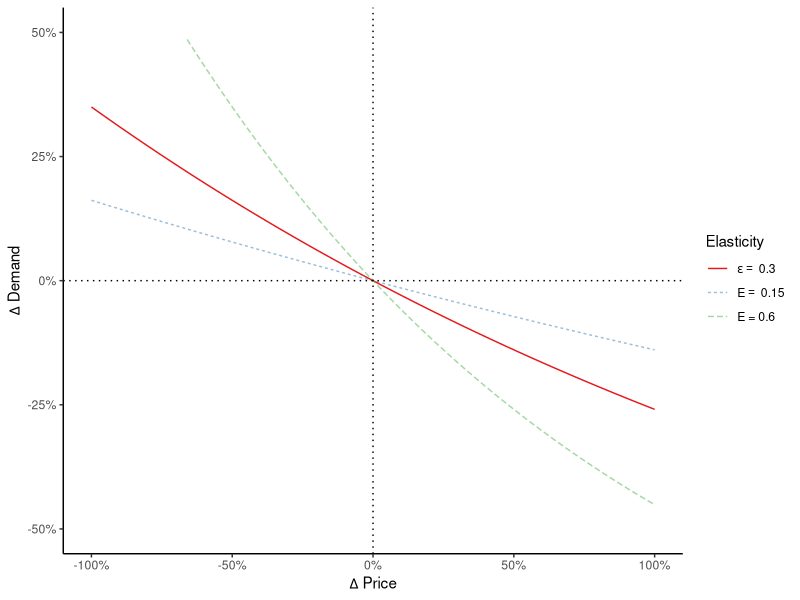

The R source for this figure:

library(data.table)
library(ggplot2)
library(scales)
# library(extrafont)

#### Functions ####

#Pricing function
fun.price <- function(k, pmin, pmax, a, b)  pmin + (pmax-pmin)/(1 + exp(a-b*k))

#Elasticity function
fun.elasticdemand <- function(k,p1,p2,E) k+k*(exp(-E*(p2-p1)/(p2+p1))-1)
#fun.elasticdemand <- function(k,p1,p2,E) k*((p2-p1)/p1)^-E

#Demand distribution (Manually constructed for this example)
fun.demanddist <- function(scale, t,sd) scale*(dnorm(t,mean=9,sd) + dnorm(t,mean=17,sd) + dnorm(t,mean=12,sd=4) + dnorm(t,mean=14,sd=4))


#### Parameters ####
E = 0.3
trips = 100000
inc = 5/60
t = seq(0,24,by=inc)
a = 7
b = 0.3
pfix = 8
pmin = 0*pfix/2
pmax = pfix*3
nlanes = 6 #lanes

#### Run for the constant parameters ####
dat = data.table(t=t, k1 = fun.demanddist(85,t,1.5), price1 = pfix)
#dat[ , k2 := fun.demanddist(t,2)]
dat[ , "q1" := trips*k1/sum(k1)/inc/nlanes ]
dat[ , "n1" := trips*k1/sum(k1) ]
dat[ , price2 := fun.price(k1, pmin, pmax, a, b)]

dat[ , k2 := fun.elasticdemand(k1,price1,price2,E)]
dat[ , k2 := sum(k1)*k2/sum(k2)]
dat[ , "q2" := trips*k2/sum(k2)/inc/nlanes ]
dat[ , "n2" := trips*k2/sum(k2) ]

#Revenue
dat[ , rev1 := n1*price1]
dat[ , rev2 := n2*price2]
#Revenue per house
dat[ , rev1hr := rev1/inc]
dat[ , rev2hr := rev2/inc]
#Cumulative sum
dat[ , sumrev1 := cumsum(n1*price1)]
dat[ , sumrev2 := cumsum(n2*price2)]

#Time
dat[ , time := as.POSIXct('2000-01-01 00:00:00 EST', tz='EST') + (3600*t)]

#Check sum, make sure the same number of total trips happen
dat[ , lapply(.SD, sum),.SDcols = c("k1","k2")]
dat[ , lapply(.SD, sum),.SDcols = c("q1","q2")]
dat[ , lapply(.SD, sum),.SDcols = c("n1","n2")]


#### Run with varying pmax and elasticity ####
#Set up combination matrix
datvar = as.data.table(expand.grid(tval = t,
                                   E = seq(0,2, by=0.025),
                                   surge = seq(0, 4, by = 0.05)))
#Assign fixed price & scaled price
datvar[ , price1 := pfix]
datvar[ , pmax := pfix*surge]
#Calculate demand dist for each combo
datvar[ , k1 := fun.demanddist(85, tval, 1.5), by = .(E,surge)]
#Calculate flow and number of trips for fixed price
datvar[ , "q1" := trips*k1/sum(k1)/inc/nlanes, by = .(E,surge)]
datvar[ , "n1" := trips*k1/sum(k1), by = .(E,surge)]
#Calculate new price the previous demand
datvar[ , price2 := fun.price(k1, pmin, pmax, a, b)]
#Calculate new density, flow, and number of trips from price
datvar[ , k2 := fun.elasticdemand(k1,price1,price2,E), by = .(E,surge)]
datvar[ , k2 := sum(k1)*k2/sum(k2), by = .(E,surge)]
datvar[ , "q2" := trips*k2/sum(k2)/inc/nlanes, by = .(E,surge)]
datvar[ , "n2" := trips*k2/sum(k2), by = .(E,surge)]
#Revenue
datvar[ , rev1 := cumsum(n1*price1)]
datvar[ , rev2 := cumsum(n2*price2)]

#Revenue
datvar[ , rev1 := n1*price1]
datvar[ , rev2 := n2*price2]
#Cumulative sum
datvar[ , sumrev1 := cumsum(rev1)]
datvar[ , sumrev2 := cumsum(rev2)]

#Time
datvar[ , time := as.POSIXct('2000-01-01 00:00:00 EST', tz='EST') + (3600*tval)]

#Check sum, make sure the same number of total trips happen
datvar[ , lapply(.SD, sum),.SDcols = c("k1","k2"), by = .(E,surge)][, all.equal(k1,k2)]
datvar[ , lapply(.SD, sum),.SDcols = c("q1","q2"), by = .(E,surge)][, all.equal(q1,q2)]
datvar[ , lapply(.SD, sum),.SDcols = c("n1","n2"), by = .(E,surge)][, all.equal(n1,n2)]

#Aggregate total revenue
revmat <- datvar[ , list("revratio" = sum(rev2)/sum(rev1)), by = .(E,surge)]



#### Ploting ####


#### Kernal Density 
#rand = data.table(rand = c(rlnorm(50, sd=0.5), rnorm(50, mean=3, sd=0.5)))
#rand = data.table(rand = rlnorm(5))
rand = data.table(rand = c(-2.1,-1.3,-0.4,1.9,5.1,6.2))
d = density(rand$rand, kernel = 'gaussian', bw=sqrt(2.25))

plot.kernel <- ggplot(rand, aes(rand)) +
  geom_rug() +
  geom_histogram(aes(y=4*..density..), binwidth=d$bw, alpha=0.2) +
  geom_density(aes(y=..count..), bw=d$bw) +
  scale_y_continuous("Density", limits = c(0, 1)) +
  scale_x_continuous("Random value", limits = c(-7.5,12)) +
  theme_classic() 
#theme(text=element_text(family="Times New Roman"))
for(x in rand$rand) plot.kernel <- plot.kernel + stat_function(fun = dnorm, args = list(mean = x, sd = d$bw), linetype=2)
# plot.kernel


#### Elasticity Plot
elabs <- c(paste0("E = ",E), paste0("E = ",E/2), paste0("E = ",2*E))

elabs <- c(bquote(epsilon ==~.(E)), bquote(E ==~.(E/2)), paste0("E = ",2*E))

plot.elasticity <- ggplot(data.frame(x = c(0, 1)), aes(x)) + 
  stat_function(fun = function(x) exp(-0.5*E*x)-1, aes(linetype = "E/2", color = "E/2"), alpha = 0.5) +
  stat_function(fun = function(x) exp(-E*x)-1, aes(linetype = "E", color = "E")) +
  stat_function(fun = function(x) exp(-2.0*E*x)-1, aes(linetype = "2E", color = "2E"), alpha = 0.5) +
  geom_vline(xintercept = 0, linetype="dotted") +
  geom_hline(yintercept = 0, linetype="dotted") +
  #annotate("text", x=-0.4, y=-.25, label = paste("Constant elasticity =",E)) + #, family = "Times New Roman") +
  scale_x_continuous(expression(Delta~"Price"), labels = scales::percent, limits = c(-1,1)) +
  scale_y_continuous(expression(Delta~"Demand"), labels = scales::percent, limits = c(-0.5,0.5)) +
  scale_color_brewer("Elasticity", palette = "Set1", limits = c("E","E/2","2E"), labels = elabs) +
  scale_linetype("Elasticity", limits = c("E","E/2","2E"), labels = elabs) +
  theme_classic()
# theme(text=element_text(family="Times New Roman"))
plot.elasticity

#### Pricing funcition 
plot.price <- ggplot(data.frame(x = c(0, 40)), aes(x)) + 
  stat_function(fun = fun.price, args = list(pmin, pmax, a, b)) +
  scale_y_continuous("Price ($/veh)", labels = scales::dollar, limits = c(0,pmax)) +
  scale_x_continuous("Traffic density (veh/km/lane)") +
  theme_classic()
# theme(text=element_text(family="Times New Roman"))
# plot.price


#### Demand Density Distributions (Same as flow, but with density)
plot.demanddensity <- ggplot(dat) + 
  geom_line(aes(x=time,y=k1, linetype="Fixed")) + 
  geom_line(aes(x=time,y=k2, linetype="Dynamic")) + 
  scale_y_continuous("Traffic density (veh/km/ln)") +
  scale_linetype("Tolling scheme") +
  scale_x_datetime("Time of day", labels = date_format("%l%p", tz='EST'), date_breaks = "3 hour",
                   limits = c(as.POSIXct('2000-01-01 00:00:00 EST', tz='EST'),as.POSIXct('2000-01-01 23:00:00 EST', tz='EST'))) +
  theme_classic() +
  theme(legend.position = c(0.2,0.7), 
        legend.background = element_blank())
        #text=element_text(family="Times New Roman"))
# plot.demanddensity

#### Demand flow distributions (Same as density, but with flow)
plot.demandflow <- ggplot(dat) + 
  geom_line(aes(x=time,y=q1, linetype="Fixed")) + 
  geom_line(aes(x=time,y=q2, linetype="Dynamic")) + 
  scale_y_continuous("Traffic flow (veh/hr/lane)") +
  scale_linetype("Tolling scheme") +
  scale_x_datetime("Time of day", labels = date_format("%l%p", tz='EST'), date_breaks = "3 hour",
                   limits = c(as.POSIXct('2000-01-01 00:00:00 EST', tz='EST'),as.POSIXct('2000-01-01 23:00:00 EST', tz='EST'))) +
  theme_classic() +
  theme(legend.position = c(0.15,0.6))
        #text=element_text(family="Times New Roman"))
# plot.demandflow


#### Toll price distribution
plot.toll <- ggplot(dat) +  
  geom_line(aes(x=time,y=price1, linetype="Fixed")) + 
  geom_line(aes(x=time,y=price2, linetype="Dynamic")) + 
  scale_y_continuous("Price ($/veh)", labels = scales::dollar, limits = c(0,pmax)) +
  scale_linetype("Tolling scheme") +
  scale_x_datetime("Time of day", labels = date_format("%l%p", tz='EST'), date_breaks = "3 hour",
                   limits = c(as.POSIXct('2000-01-01 00:00:00 EST', tz='EST'),as.POSIXct('2000-01-01 23:00:00 EST', tz='EST'))) +
  theme_classic() +
  theme(legend.position = c(0.2,0.7),
        legend.background = element_blank())
        #text=element_text(family="Times New Roman"))
# plot.toll

#### Revenue distribution
plot.revenue <- ggplot(dat) + 
  geom_line(aes(x=time,y=rev1, linetype=paste0("Fixed toll,\nTotal revenue: ", scales::dollar(sum(dat$rev1))))) +
  geom_line(aes(x=time,y=rev2, linetype=paste0("Dynamic toll,\nTotal revenue: ", scales::dollar(sum(dat$rev2))))) +
  scale_y_continuous(expression("Revenue per hour ($/hr)"), labels = scales::dollar) +
  scale_x_datetime("Time of day", labels = date_format("%l%p", tz='EST'), date_breaks = "3 hour",
                   limits = c(as.POSIXct('2000-01-01 00:00:00 EST', tz='EST'),
                              as.POSIXct('2000-01-01 24:00:00 EST', tz='EST'))) +
  scale_linetype(NULL) +
  # annotate("text", x=as.POSIXct('2000-01-01 24:00:00 EST', tz='EST'), y=0.5*max(dat$rev2),
  #          label = paste0(paste0("Fixed toll: ", scales::dollar(sum(dat$rev1))),"\n",
  #                         paste0("Dynamic toll: ", scales::dollar(sum(dat$rev2)))), hjust = 0, size = 4) +
  theme_classic() +
  theme(legend.position = "bottom",
        legend.background = element_blank())
        #text=element_text(family="Times New Roman"))
# plot.revenue


#### Cumulative revenue
plot.revsum <- ggplot(dat) + 
  geom_line(aes(x=time,y=sumrev1, linetype="Fixed")) +
  geom_line(aes(x=time,y=sumrev2, linetype="Dynamic")) +
  scale_y_continuous("Total revenue ($)", labels = scales::dollar) +
  scale_linetype(NULL) +
  scale_x_datetime("Time of day", labels = date_format("%l%p", tz='EST'), date_breaks = "3 hour",
                   limits = c(as.POSIXct('2000-01-01 00:00:00 EST', tz='EST'),as.POSIXct('2000-01-01 23:00:00 EST', tz='EST'))) +
  theme_classic() +
  theme(legend.position = c(0.2,0.7),
        legend.background = element_blank())
#text=element_text(family="Times New Roman"))
# plot.revsum


#### Total revenue by Elasticity vs Pmax
# cuts = with(revmat, 
#             c(seq(10*floor(10*min(revratio)), 100, length.out = 6)[-6],
#               seq(100, 10*ceiling(10*max(revratio)), length.out = 6)))

cuts = seq(0, 200, by = 20)
cutlabs = c(paste0(paste(round(cuts)[-length(cuts)], round(cuts[-1]), sep = "-"),"%"),paste0(">",round(cuts)[length(cuts)],"%"))

plot.revmat <- ggplot(revmat, aes(x = E, y = surge)) +
  #geom_contour_filled(breaks = cuts, aes(z = 100*revratio)) +
  geom_raster(aes(fill = cut(100*revratio, c(cuts,Inf), include.lowest = T))) +
  geom_contour(breaks = cuts, aes(z = 100*revratio), color = "black") +
  scale_x_continuous(expression("Price Elasticity of Demand, "~epsilon), expand = c(0,0)) +
  scale_y_continuous(expression("Maximum surge pricing,"~P[max]), expand = c(0,0),
                     labels = scales::percent_format()) +
  scale_fill_brewer(expression("Revenue Ratio\n(Dynamic / Fixed)"),
                    palette = "RdBu", label = cutlabs) +
  coord_cartesian(xlim = c(0, max(revmat$E)), ylim = c(0,max(revmat$surge))) +
  theme_bw()
# plot.revmat





# ggsave("../figures/toyprice.pdf", plot.price, device = cairo_pdf, width=4.25, height=2, units = "in")
# ggsave("../figures/toyelasticity.pdf", plot.elasticity, device = cairo_pdf, width=4.25, height=2, units = "in")
# ggsave("../figures/toydemand.pdf", plot.demanddensity, device = cairo_pdf, width=4.25, height=2, units = "in")
# ggsave("../figures/toytoll.pdf", plot.toll, device = cairo_pdf, width=4.25, height=2, units = "in")
# ggsave("../figures/toyrevenue.pdf", plot.revenue, device = cairo_pdf, width=4.25, height=2, units = "in")
# ggsave("../figures/KDE.pdf", plot.kernel, device = cairo_pdf, width=4.25, height=2, units = "in")
